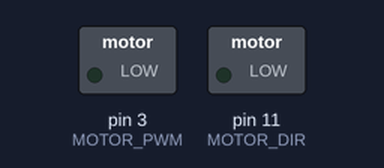
Recording of a sketch running on a simulated Arduino Mega 2560, built with avr-gcc and run on an emulated ATmega2560. Shown: switched loads named in the sketch (green lamp = pin HIGH). What the sketch prints to the serial monitor is not drawn.

Above: at 0.05 s.
At 4.5 s:
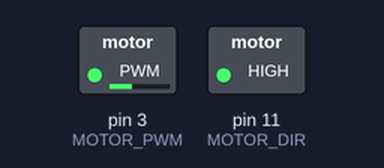
At 9.0 s:
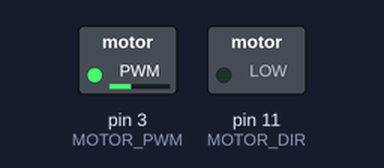
Timing chart, 0 to 11.7 s (numbered marks = the images above):
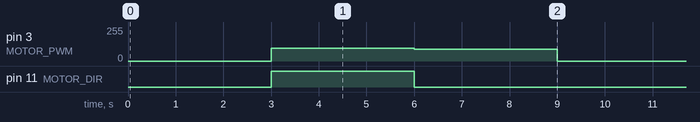

The sketch:

test_motor_dc.ino
```cpp
#define MOTOR_DIR 11
#define MOTOR_PWM 3

void setup() { //Setup runs once//
Serial.begin(9600);
pinMode(11, OUTPUT);
pinMode(3, OUTPUT);
}

void loop() { //Loop runs forever//

delay(3000);
Serial.write("HIGH");// le HIGH monte
digitalWrite(MOTOR_DIR, HIGH);
analogWrite(MOTOR_PWM, 95);
delay(3000);
analogWrite(MOTOR_PWM, 0);

delay(000);
Serial.write("LOW");
digitalWrite(MOTOR_DIR, LOW);
analogWrite(MOTOR_PWM, 90);
delay(3000);
analogWrite(MOTOR_PWM, 0);

}
```

Measured:
- by itself, pin 3 (MOTOR_PWM): repeats every 9.0 s: 90/255 3.0 s, 0/255 3.0 s, 95/255 3.0 s
- by itself, pin 11 (MOTOR_DIR): alternates HIGH for 3.0 s and LOW for 6.0 s
